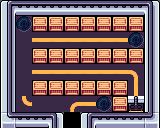

A level layout from a 2D game, rendered from its tile map. Below: a short description, then the map file with its tile-grid data intact:
An orthogonal 10x8 tile map with 16x16 px tiles, 3 tile layers (BackGround, MiddleGround, PlayGround).

<map version="1.2" tiledversion="1.3.3" orientation="orthogonal" renderorder="right-down" width="10" height="8" tilewidth="16" tileheight="16" infinite="0" nextlayerid="4" nextobjectid="1">
 <tileset firstgid="1" name="PixelPackTOPDOWN8BIT" tilewidth="16" tileheight="16" tilecount="480" columns="16">
  <image source="../../../bin/Debug/Assets/Tilesets/PixelPackTOPDOWN8BIT.png" width="256" height="480" />
  <tile id="58">
   <properties>
    <property name="collidable" type="bool" value="true" />
   </properties>
  </tile>
  <tile id="68">
   <properties>
    <property name="collidable" type="bool" value="true" />
   </properties>
  </tile>
  <tile id="69">
   <properties>
    <property name="collidable" type="bool" value="true" />
   </properties>
  </tile>
  <tile id="80">
   <properties>
    <property name="collidable" type="bool" value="true" />
   </properties>
  </tile>
  <tile id="81">
   <properties>
    <property name="collidable" type="bool" value="true" />
   </properties>
  </tile>
  <tile id="82">
   <properties>
    <property name="collidable" type="bool" value="true" />
   </properties>
  </tile>
  <tile id="83">
   <properties>
    <property name="collidable" type="bool" value="true" />
   </properties>
  </tile>
  <tile id="84">
   <properties>
    <property name="collidable" type="bool" value="true" />
   </properties>
  </tile>
  <tile id="85">
   <properties>
    <property name="collidable" type="bool" value="true" />
   </properties>
  </tile>
  <tile id="100">
   <properties>
    <property name="collidable" type="bool" value="true" />
   </properties>
  </tile>
  <tile id="101">
   <properties>
    <property name="collidable" type="bool" value="true" />
   </properties>
  </tile>
  <tile id="106">
   <properties>
    <property name="collidable" type="bool" value="true" />
   </properties>
  </tile>
  <tile id="107">
   <properties>
    <property name="collidable" type="bool" value="true" />
   </properties>
  </tile>
  <tile id="122">
   <properties>
    <property name="collidable" type="bool" value="true" />
   </properties>
  </tile>
  <tile id="123">
   <properties>
    <property name="collidable" type="bool" value="true" />
   </properties>
  </tile>
  <tile id="151">
   <properties>
    <property name="collidable" type="bool" value="true" />
   </properties>
  </tile>
  <tile id="152">
   <properties>
    <property name="collidable" type="bool" value="true" />
   </properties>
  </tile>
  <tile id="153">
   <properties>
    <property name="collidable" type="bool" value="true" />
   </properties>
  </tile>
  <tile id="158">
   <properties>
    <property name="collidable" type="bool" value="true" />
   </properties>
  </tile>
  <tile id="167">
   <properties>
    <property name="collidable" type="bool" value="true" />
   </properties>
  </tile>
  <tile id="169">
   <properties>
    <property name="collidable" type="bool" value="true" />
   </properties>
  </tile>
  <tile id="170">
   <properties>
    <property name="collidable" type="bool" value="true" />
   </properties>
  </tile>
  <tile id="171">
   <properties>
    <property name="collidable" type="bool" value="true" />
   </properties>
  </tile>
  <tile id="183">
   <properties>
    <property name="collidable" type="bool" value="true" />
   </properties>
  </tile>
  <tile id="184">
   <properties>
    <property name="collidable" type="bool" value="true" />
   </properties>
  </tile>
  <tile id="185">
   <properties>
    <property name="collidable" type="bool" value="true" />
   </properties>
  </tile>
  <tile id="186">
   <properties>
    <property name="collidable" type="bool" value="true" />
   </properties>
  </tile>
  <tile id="187">
   <properties>
    <property name="collidable" type="bool" value="true" />
   </properties>
  </tile>
  <tile id="189">
   <properties>
    <property name="collidable" type="bool" value="true" />
   </properties>
  </tile>
  <tile id="191">
   <properties>
    <property name="collidable" type="bool" value="true" />
   </properties>
  </tile>
  <tile id="196">
   <properties>
    <property name="collidable" type="bool" value="true" />
   </properties>
  </tile>
  <tile id="197">
   <properties>
    <property name="collidable" type="bool" value="true" />
   </properties>
  </tile>
  <tile id="198">
   <properties>
    <property name="collidable" type="bool" value="true" />
   </properties>
  </tile>
  <tile id="199">
   <properties>
    <property name="collidable" type="bool" value="true" />
   </properties>
  </tile>
  <tile id="200">
   <properties>
    <property name="collidable" type="bool" value="true" />
   </properties>
  </tile>
  <tile id="201">
   <properties>
    <property name="collidable" type="bool" value="true" />
   </properties>
  </tile>
  <tile id="202">
   <properties>
    <property name="collidable" type="bool" value="true" />
    <property name="isHideOut" type="bool" value="true" />
   </properties>
  </tile>
  <tile id="203">
   <properties>
    <property name="collidable" type="bool" value="true" />
   </properties>
  </tile>
  <tile id="206">
   <properties>
    <property name="collidable" type="bool" value="true" />
   </properties>
  </tile>
  <tile id="212">
   <properties>
    <property name="collidable" type="bool" value="true" />
   </properties>
  </tile>
  <tile id="213">
   <properties>
    <property name="collidable" type="bool" value="true" />
   </properties>
  </tile>
  <tile id="214">
   <properties>
    <property name="collidable" type="bool" value="true" />
   </properties>
  </tile>
  <tile id="215">
   <properties>
    <property name="collidable" type="bool" value="true" />
   </properties>
  </tile>
  <tile id="218">
   <properties>
    <property name="collidable" type="bool" value="true" />
   </properties>
  </tile>
  <tile id="228">
   <properties>
    <property name="collidable" type="bool" value="true" />
   </properties>
  </tile>
  <tile id="229">
   <properties>
    <property name="collidable" type="bool" value="true" />
   </properties>
  </tile>
  <tile id="230">
   <properties>
    <property name="collidable" type="bool" value="true" />
   </properties>
  </tile>
  <tile id="231">
   <properties>
    <property name="collidable" type="bool" value="true" />
   </properties>
  </tile>
  <tile id="232">
   <properties>
    <property name="collidable" type="bool" value="true" />
   </properties>
  </tile>
  <tile id="233">
   <properties>
    <property name="collidable" type="bool" value="true" />
   </properties>
  </tile>
  <tile id="234">
   <properties>
    <property name="collidable" type="bool" value="true" />
   </properties>
  </tile>
  <tile id="397">
   <properties>
    <property name="collidable" type="bool" value="true" />
   </properties>
  </tile>
  <tile id="398">
   <properties>
    <property name="collidable" type="bool" value="true" />
   </properties>
  </tile>
  <tile id="399">
   <properties>
    <property name="collidable" type="bool" value="true" />
   </properties>
  </tile>
  <tile id="413">
   <properties>
    <property name="collidable" type="bool" value="true" />
   </properties>
  </tile>
  <tile id="415">
   <properties>
    <property name="collidable" type="bool" value="true" />
   </properties>
  </tile>
  <tile id="429">
   <properties>
    <property name="collidable" type="bool" value="true" />
   </properties>
  </tile>
  <tile id="430">
   <properties>
    <property name="collidable" type="bool" value="true" />
   </properties>
  </tile>
  <tile id="431">
   <properties>
    <property name="collidable" type="bool" value="true" />
   </properties>
  </tile>
  <tile id="456">
   <properties>
    <property name="collidable" type="bool" value="false" />
    <property name="isDoor" type="bool" value="true" />
    <property name="isOpened" type="bool" value="true" />
   </properties>
  </tile>
 </tileset>
 <layer id="1" name="BackGround" width="10" height="8">
  <properties>
   <property name="collisionLayer" value="Back" />
   <property name="drawLayer" value="Background" />
  </properties>
  <data encoding="csv">
0,0,0,0,0,0,0,0,0,0,
0,0,0,0,0,0,0,0,0,0,
0,347,351,351,351,351,351,351,0,0,
0,347,0,0,0,0,0,0,0,0,
0,347,351,351,351,351,351,351,318,0,
0,347,0,0,0,0,0,0,319,0,
0,333,347,347,317,351,0,0,0,0,
0,0,0,0,457,0,0,0,0,0
</data>
 </layer>
 <layer id="2" name="MiddleGround" width="10" height="8">
  <properties>
   <property name="collisionLayer" value="Middle" />
   <property name="drawLayer" value="Middleground" />
  </properties>
  <data encoding="csv">
398,431,431,431,431,431,431,431,431,400,
414,300,0,0,0,0,0,0,0,416,
414,0,0,0,0,0,0,0,300,416,
414,0,0,0,0,0,0,0,0,416,
414,0,0,0,0,0,0,0,0,416,
414,0,0,0,0,0,0,0,0,416,
414,0,0,0,0,0,300,0,0,416,
430,431,431,400,0,398,399,399,399,432
</data>
 </layer>
 <layer id="3" name="PlayGround" width="10" height="8">
  <properties>
   <property name="collisionLayer" value="Play" />
   <property name="drawLayer" value="Playground" />
  </properties>
  <data encoding="csv">
0,0,0,0,0,0,0,0,0,0,
0,0,204,204,204,204,204,204,204,0,
0,0,0,0,0,0,0,0,0,0,
0,0,204,204,204,204,204,204,204,0,
0,0,0,0,0,0,0,0,0,0,
0,0,204,204,204,204,204,204,0,0,
0,0,0,0,0,0,0,204,203,0,
0,0,0,0,0,0,0,0,0,0
</data>
 </layer>
</map>
